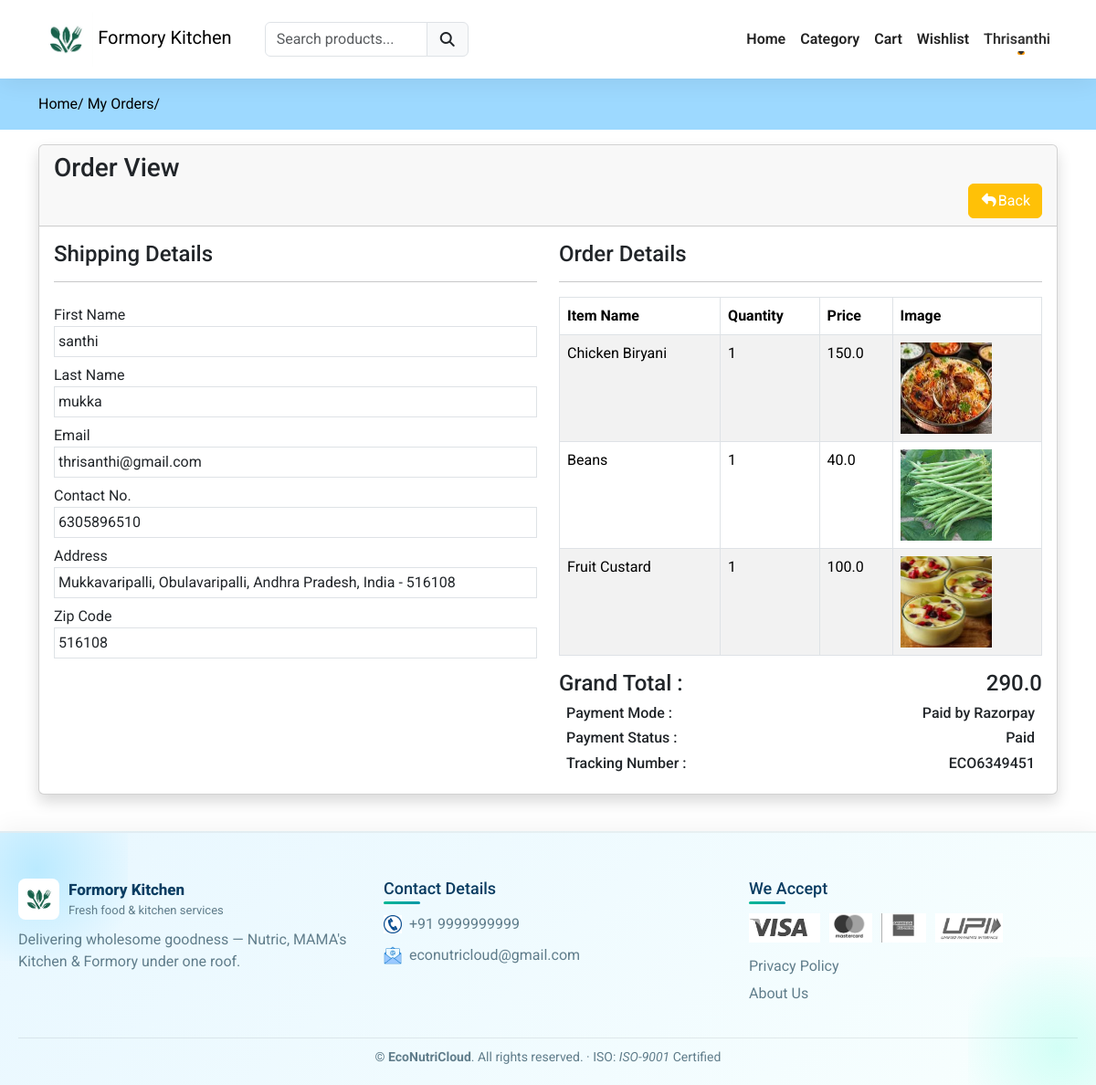
Page /view-order/ECO6349451 (signed in) on the committed database.
### formoryapp/models.py (models this page shows, shortened)
class Order(models.Model):
    user = models.ForeignKey(User,on_delete=models.CASCADE)
    fname = models.CharField(max_length=150,null=False)
    lname = models.CharField(max_length=150,null=False)
    email = models.CharField(max_length=150,null=False)
    phone = models.CharField(max_length=150,null=False)
    address = models.TextField(null=False)
    city = models.CharField(max_length=150,null=False)
    state = models.CharField(max_length=150,null=False)
    country = models.CharField(max_length=150,null=False)
    pincode = models.CharField(max_length=150,null=False)
    total_price = models.FloatField(null=False)
    payment_mode = models.CharField(max_length=150,null=False)
    payment_id = models.CharField(max_length=250,null=True)
    razorpay_order_id = models.CharField(max_length=250, null=True, blank=True)  # add this field
    orderstatus = (
        ('Pending','Pending'),
        ('Out for Shipping','Out for Shipping'),
        ('Completed','Completed'),
    )
    status = models.CharField(max_length=150,choices=orderstatus,default='Paid')
    message = models.TextField(null=True)
    tracking_no = models.CharField(max_length=150,null=True)
    created_at = models.DateTimeField(auto_now_add=True)
    updated_at = models.DateTimeField(auto_now=True)

class OrderItem(models.Model):
    order = models.ForeignKey(Order,on_delete=models.CASCADE)
    product = models.ForeignKey(Product,on_delete=models.CASCADE)
    price = models.FloatField(null=False)
    quantity = models.IntegerField(null=False)

class Product(models.Model):
    category = models.ForeignKey(Category, on_delete=models.CASCADE)
    slug = models.CharField(max_length=150, null=False, blank=False)
    name = models.CharField(max_length=150, null=False, blank=False)
    product_image = models.ImageField(upload_to=get_file_path, null=True, blank=True)
    small_description = models.CharField(max_length=250, null=False, blank=False)
    quantity = models.DecimalField(max_digits=10, decimal_places=2, null=False, blank=False)
    description = models.TextField(max_length=500, null=False, blank=True)
    original_price = models.FloatField(null=False, blank=False)
    selling_price = models.FloatField(null=False, blank=False)
    status = models.BooleanField(default=False, help_text="0=default,1=Hidden")
    trending = models.BooleanField(default=False, help_text="0=default,1=Trending")
    tag = models.CharField(max_length=150, null=False, blank=True)
    meta_title = models.CharField(max_length=150, null=False, blank=True)
    meta_keywords = models.CharField(max_length=150, null=False, blank=True)
    meta_description = models.TextField(max_length=500, null=False, blank=True)
    created_at = models.DateTimeField(auto_now_add=True)

### formoryapp/controller/orders.py (the view)
# urls.py: path('view-order/<str:t_no>',orders.view,name="orderview"),
@login_required(login_url='loginpage')
def view(request, t_no):
    order = get_object_or_404(Order, tracking_no=t_no, user=request.user)
    orderitems = OrderItem.objects.filter(order=order)
    context = {
        'order': order,
        'orderitems': orderitems
    }
    return render(request, 'orderview.html', context)

### formoryapp/templates/orderview.html
{% extends "main.html" %}
{% block content %}
<div class="py-3" style="background-color:#9dd9ff">
    <div class="container">
        <a class="text-black" href="{% url 'formoryhome' %}">Home/</a>
        <a class="text-black" href="{% url 'myorders' %}">My Orders/</a>
    </div>
</div>
<div class="container mt-3">
    <div class="row">
        <div class="col-md-12">
            <div class="card shadow">
                <div class="card-header">
                    <h3 class="mb-0">Order View</h3>
                    <a class="btn btn-warning float-end text-white" href="{% url 'myorders' %}"><i class="fa fa-reply"></i>Back</a>
                </div>
                <div class="card-body">
                    <div class="row">
                        <div class="col-md-6">
                            <h4>Shipping Details</h4>
                            <hr>
                            <label class="mt-2">First Name</label>
                            <div class="border p-1">{{ order.fname }}</div>
                            <label class="mt-2">Last Name</label>
                            <div class="border p-1">{{ order.lname }}</div>
                            <label class="mt-2">Email</label>
                            <div class="border p-1">{{ order.email }}</div>
                            <label class="mt-2">Contact No.</label>
                            <div class="border p-1">{{ order.phone }}</div>
                            <label class="mt-2">Address</label>
                            <div class="border p-1">
                                {{ order.address }}, {{ order.city }}, {{ order.state }}, {{ order.country }} - {{ order.pincode }}
                            </div>
                            <label class="mt-2">Zip Code</label>
                            <div class="border p-1">{{ order.pincode }}</div>
                        </div>
                        <div class="col-md-6">
                            <h4>Order Details</h4>
                            <hr>
                            <div class="table-responsive">
                                <table class="table table-bordered table-striped">
                                    <thead>
                                        <tr>
                                            <th>Item Name</th>
                                            <th>Quantity</th>
                                            <th>Price</th>
                                            <th>Image</th>
                                        </tr>
                                    </thead>
                                    <tbody>
                                        {% for item in orderitems %}
                                            <tr>
                                                <td>{{ item.product.name }}</td>
                                                <td>{{ item.quantity }}</td>
                                                <td>{{ item.price }}</td>
                                                <td>
                                                    <img src="{{ item.product.product_image.url }}" width="100" height="100" alt="{{ item.product.name }}">
                                                </td>
                                            </tr>
                                        {% empty %}
                                            <tr>
                                                <td colspan="4" class="text-center">No items in this order</td>
                                            </tr>
                                        {% endfor %}
                                    </tbody>
                                </table>
                                <h4>Grand Total : <span class="float-end">{{ order.total_price }}</span></h4>
                                <h6 class="px-2">Payment Mode : <span class="float-end">{{ order.payment_mode }}</span></h6>
                                <h6 class="px-2">Payment Status : <span class="float-end">{{ order.status }}</span></h6>
                                <h6 class="px-2">Tracking Number : <span class="float-end">{{ order.tracking_no }}</span></h6>
                            </div>
                        </div>
                    </div>
                </div>
            </div>
        </div>
    </div>
</div>
{% endblock content %}

### formoryapp/templates/navbar.html (shortened to what this page needs)
{% load static %}                                                                                                                                                                                               {% load static %}
<nav class="navbar navbar-expand-lg bg-body-tertiary">
<div class="container">
<a class="navbar-brand logo" href="{% url 'formoryhome' %}">
<img src="{% static 'images/formory_kitchen.jpg' %}" alt="Formory Logo" style="height: 60px; width: auto;">
      Formory Kitchen
</a>
    <div class="search-bar">
<form action="{% url 'searchproduct' %}" method="POST">
<div class="input-group">
<input type="search" required class="form-control" name="productsearch" id="searchproducts" placeholder="Search products...">
<button type="submit" class="input-group-text"><i class="fa fa-search"></i></button>
</div>
</form>
</div>
    <div class="collapse navbar-collapse" id="navbarNavDropdown">
<ul class="navbar-nav ms-auto">
<li class="nav-item">
<a class="nav-link {% if request.resolver_match.url_name == 'home' %} active {% endif %}" href="{% url 'mainhome' %}">Home</a>
</li>
<li class="nav-item">
<a class="nav-link {% if request.resolver_match.url_name == 'category' %} active {% endif %}" href="{% url 'category' %}">Category</a>
</li>
<li class="nav-item">
<a class="nav-link {% if request.resolver_match.url_name == 'cart' %} active {% endif %}" href="{% url 'cart' %}">Cart</a>
</li>
<li class="nav-item">
<a class="nav-link {% if request.resolver_match.url_name == 'wishlist' %} active {% endif %}" href="{% url 'wishlist' %}">Wishlist</a>
</li>
        {% if request.user.is_authenticated %}
<li class="nav-item dropdown">
<a class="nav-link dropdown-toggle" id="userDropdown" role="button" data-bs-toggle="dropdown" aria-expanded="false">
            {{ request.user }}
</a>
</li>
        {% endif %}
</ul>
</div>
</div>
</nav>

### formoryapp/static/css/custom.css (style rules this page uses)
.search-bar { width: 20% !important; margin-left: 20px !important; }

### formoryapp/templates/main.html (style rules this page uses)
* { font-family:'Roboto',sans-serif; }
a { text-decoration:none; color:#000; }

### formoryapp/templates/navbar.html (style rules this page uses)
.navbar { background: rgba(255, 255, 255, 0.9) !important; backdrop-filter: blur(12px); box-shadow: 0 4px 25px rgba(0, 0, 0, 0.08); position: sticky; top: 0; z-index: 1030; font-family: "Poppins", sans-serif; }
.navbar-nav .nav-link { color: #222 !important; font-weight: 600; font-size: 1rem; padding: 10px 18px; transition: all 0.3s ease; position: relative; }
.navbar-nav .nav-link::after { content: ""; position: absolute; left: 50%; bottom: 5px; width: 0; height: 2px; background: #ff9800; transition: all 0.3s ease; transform: translateX(-50%); border-radius: 10px; }
.nav-item.dropdown { position: relative; }
.nav-item.dropdown > .nav-link { color: #333 !important; font-weight: 600; transition: all 0.3s ease; display: flex; align-items: center; cursor: pointer; }

### rows in the picture
Order: fname "santhi", lname "mukka", email "thrisanthi@gmail.com", phone "6305896510", address "Mukkavaripalli", city "Obulavaripalli", state "Andhra Pradesh", country "India", pincode "516108", total_price "290.0", payment_mode "Paid by Razorpay", status "Paid", tracking_no "ECO6349451"
OrderItem: product.name "Chicken Biryani", quantity "1", price "150.0", product.product_image (picture)
OrderItem: product.name "Beans", quantity "1", price "40.0", product.product_image (picture)
OrderItem: product.name "Fruit Custard", quantity "1", price "100.0", product.product_image (picture)

### other values in the picture
{{ request.user }} "Thrisanthi"
